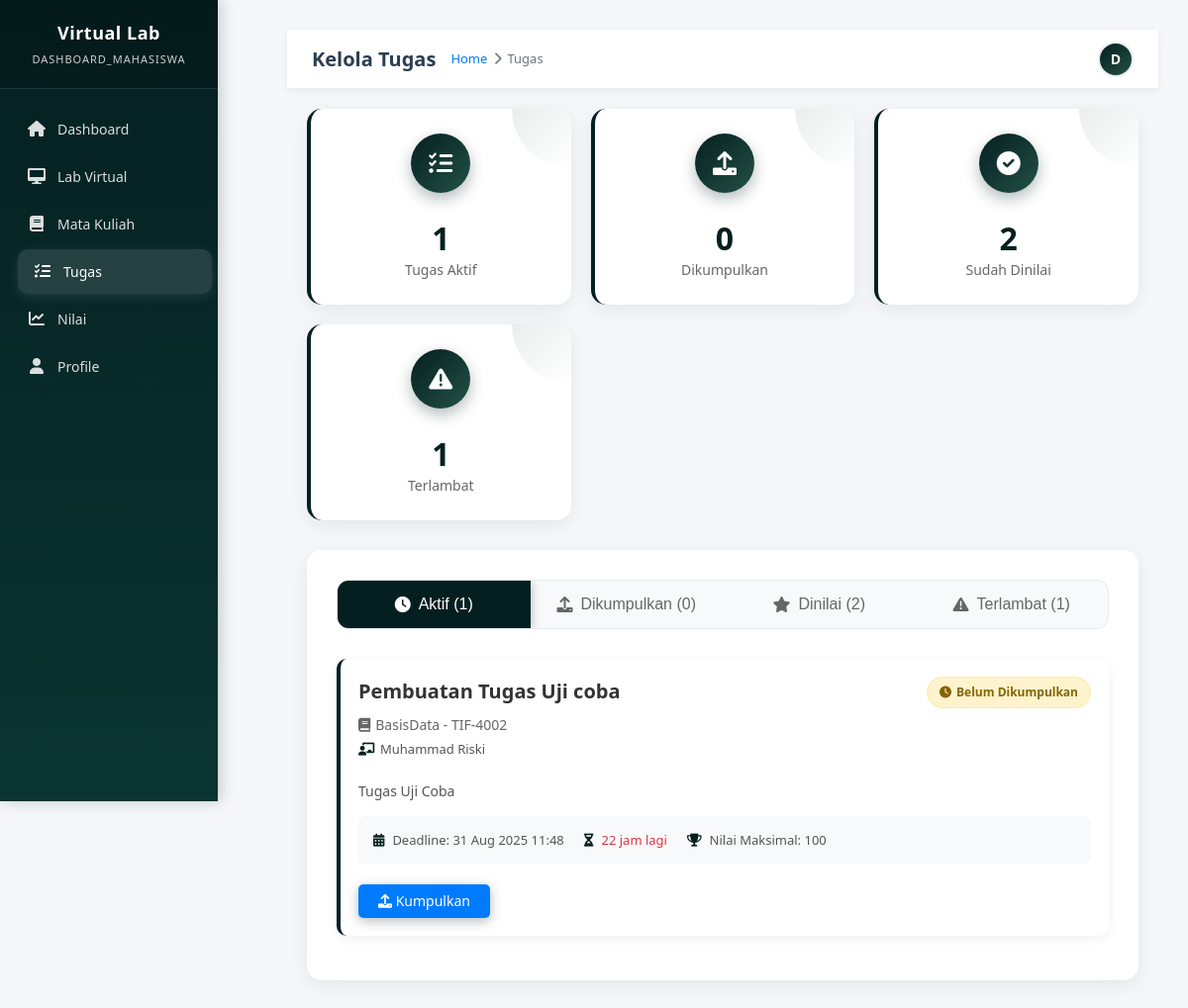
/mahasiswa/tugas.php (signed in), run on the app's committed database.
### tables this page shows
CREATE TABLE `assignment` (
  `assignment_id` int(11) NOT NULL,
  `id_tugas` int(11) NOT NULL,
  `id_matkul` int(11) NOT NULL,
  `title` varchar(200) NOT NULL,
  `description` text NOT NULL,
  `due_date` datetime NOT NULL,
  `max_score` int(11) DEFAULT 100,
  `attachment_path` varchar(500) DEFAULT NULL,
  `status` enum('draft','published','closed') DEFAULT 'draft',
  `allow_edit` tinyint(1) NOT NULL DEFAULT 0 COMMENT '0=Tidak Boleh, 1=Boleh Edit',
  `created_at` datetime DEFAULT current_timestamp(),
  `updated_at` datetime DEFAULT current_timestamp() ON UPDATE current_timestamp()
);

CREATE TABLE `course` (
  `course_id` int(11) NOT NULL,
  `kode_matkul` varchar(20) NOT NULL,
  `nama_matkul` varchar(100) NOT NULL,
  `id_dosen` int(11) NOT NULL,
  `semester` varchar(20) NOT NULL,
  `status` enum('active','inactive') DEFAULT 'active',
  `created_at` datetime DEFAULT current_timestamp(),
  `updated_at` datetime DEFAULT current_timestamp() ON UPDATE current_timestamp()
);

CREATE TABLE `users` (
  `user_id` int(11) NOT NULL,
  `username` varchar(100) NOT NULL,
  `password` varchar(255) NOT NULL,
  `email` varchar(100) NOT NULL,
  `full_name` varchar(255) NOT NULL,
  `phone_number` varchar(20) DEFAULT NULL,
  `role` enum('mahasiswa','dosen','admin') NOT NULL,
  `status` enum('active','inactive','pending') NOT NULL DEFAULT 'pending',
  `profile_picture` varchar(255) DEFAULT NULL,
  `password_reset_token` varchar(255) DEFAULT NULL,
  `password_verified` tinyint(1) DEFAULT 0,
  `last_login` datetime DEFAULT NULL,
  `created_at` datetime DEFAULT current_timestamp(),
  `updated_at` datetime DEFAULT current_timestamp() ON UPDATE current_timestamp()
);

### mahasiswa/tugas.php (the view, shortened to what this page needs)
<?php
$database = new Database();
$pdo = $database->getConnection();
$user_id = $_SESSION['user_id'];
$full_name = $_SESSION['full_name'];
function getAllAssignments($pdo, $user_id) {
    $sql = "
         SELECT
            a.assignment_id, a.title, a.description, a.due_date, a.max_score, a.attachment_path,
            a.status as assignment_status, a.allow_edit,
            c.nama_matkul, c.kode_matkul, c.course_id,
            s.submission_id, s.file_path, s.tanggal_dikumpulkan, s.score, s.feedback,
            s.status as submission_status, u.full_name as dosen_name
        FROM assignment a
        INNER JOIN course c ON a.id_matkul = c.course_id
        INNER JOIN enrollment e ON c.course_id = e.course_id
        INNER JOIN users u ON c.id_dosen = u.user_id
        LEFT JOIN submission s ON a.assignment_id = s.id_tugas AND s.id_mahasiswa = ?
        WHERE e.user_id = ? AND e.status = 'approved' AND a.status = 'published'
        ORDER BY a.due_date DESC
    ";
    $stmt = $pdo->prepare($sql);
    $stmt->execute([$user_id, $user_id]);
    return $stmt->fetchAll(PDO::FETCH_ASSOC);
}
function getAssignmentsByStatus($assignments) {
    $now = new DateTime();
    $categories = ['upcoming' => [], 'submitted' => [], 'graded' => [], 'overdue' => []];
    foreach ($assignments as $assignment) {
        $due_date = new DateTime($assignment['due_date']);
        if ($assignment['submission_status'] === 'graded') {
            $categories['graded'][] = $assignment;
        } elseif ($assignment['submission_id']) {
            $categories['submitted'][] = $assignment;
        } elseif ($due_date < $now) {
            $categories['overdue'][] = $assignment;
        } else {
            $categories['upcoming'][] = $assignment;
        }
    }
    return $categories;
}
function formatDeadline($deadline) {
    $now = new DateTime();
    $due = new DateTime($deadline);
    $diff = $now->diff($due);
    $totalHours = ($diff->days * 24) + $diff->h;
    if ($totalHours <= 48) {
        return $totalHours . " jam lagi";
    } else {
        return $diff->days . " hari lagi";
    }
}
function getStatusBadge($assignment) {
    $now = new DateTime();
    $due_date = new DateTime($assignment['due_date']);
    if ($assignment['submission_status'] === 'graded') {
        return '<span class="status-badge graded"><i class="fas fa-check-circle"></i> Dinilai</span>';
    } elseif ($assignment['submission_id']) {
        return '<span class="status-badge submitted"><i class="fas fa-upload"></i> Dikumpulkan</span>';
    } elseif ($due_date < $now) {
        return '<span class="status-badge overdue"><i class="fas fa-exclamation-triangle"></i> Terlambat</span>';
    } else {
        return '<span class="status-badge pending-badge"><i class="fas fa-clock"></i> Belum Dikumpulkan</span>';
    }
}
$allAssignments = getAllAssignments($pdo, $user_id);
$assignmentsByStatus = getAssignmentsByStatus($allAssignments);
?>
<!DOCTYPE html>
<html lang="id">
<head>
    <link rel="stylesheet" href="https://cdnjs.cloudflare.com/ajax/libs/font-awesome/6.0.0/css/all.min.css">
    <link rel="stylesheet" href="mahasiswa.css">
</head>
<body>
    <div class="main-content">
        <div class="top-nav">
            <div class="nav-left">
                <h1 class="page-title">Kelola Tugas</h1>
                <div class="breadcrumb">
                    <a href="dashboard_mahasiswa.php">Home</a>
                    <i class="fas fa-chevron-right"></i>
                    <span>Tugas</span>
                </div>
            </div>
            <div class="nav-right">
                <div class="user-menu">
                    <div class="user-avatar"><?php echo strtoupper(substr($full_name, 0, 1)); ?></div>
                </div>
            </div>
        </div>
        <div class="content-area">
            <div class="stats-grid">
                <div class="stat-card">
                    <div class="stat-header"><div class="stat-icon"><i class="fas fa-tasks"></i></div></div>
                    <div class="stat-number"><?php echo count($assignmentsByStatus['upcoming']); ?></div>
                    <div class="stat-label">Tugas Aktif</div>
                </div>
                <div class="stat-card">
                    <div class="stat-header"><div class="stat-icon"><i class="fas fa-upload"></i></div></div>
                    <div class="stat-number"><?php echo count($assignmentsByStatus['submitted']); ?></div>
                    <div class="stat-label">Dikumpulkan</div>
                </div>
                <div class="stat-card">
                     <div class="stat-header"><div class="stat-icon"><i class="fas fa-check-circle"></i></div></div>
                    <div class="stat-number"><?php echo count($assignmentsByStatus['graded']); ?></div>
                    <div class="stat-label">Sudah Dinilai</div>
                </div>
                <div class="stat-card">
                    <div class="stat-header"><div class="stat-icon"><i class="fas fa-exclamation-triangle"></i></div></div>
                    <div class="stat-number"><?php echo count($assignmentsByStatus['overdue']); ?></div>
                    <div class="stat-label">Terlambat</div>
                </div>
            </div>
            <div class="tabs-container">
                <div class="tabs">
                    <button class="tab active" onclick="switchTab(event, 'upcoming')"><i class="fas fa-clock"></i> Aktif (<?php echo count($assignmentsByStatus['upcoming']); ?>)</button>
                    <button class="tab" onclick="switchTab(event, 'submitted')"><i class="fas fa-upload"></i> Dikumpulkan (<?php echo count($assignmentsByStatus['submitted']); ?>)</button>
                    <button class="tab" onclick="switchTab(event, 'graded')"><i class="fas fa-star"></i> Dinilai (<?php echo count($assignmentsByStatus['graded']); ?>)</button>
                    <button class="tab" onclick="switchTab(event, 'overdue')"><i class="fas fa-exclamation-triangle"></i> Terlambat (<?php echo count($assignmentsByStatus['overdue']); ?>)</button>
                </div>
                <div id="upcoming" class="tab-content active">
                    <?php if (empty($assignmentsByStatus['upcoming'])): ?>
                        <div class="empty-state"><i class="fas fa-clipboard-check"></i><h3>Tidak Ada Tugas Aktif</h3><p>Semua tugas sudah dikumpulkan atau belum ada tugas baru.</p></div>
                    <?php else: ?>
                        <div class="assignment-grid">
                        <?php foreach ($assignmentsByStatus['upcoming'] as $assignment): ?>
                            <div class="assignment-item">
                                <div class="assignment-header">
                                    <div class="assignment-info">
                                        <h3 class="assignment-title"><?php echo htmlspecialchars($assignment['title']); ?></h3>
                                        <div class="assignment-course"><i class="fas fa-book"></i><?php echo htmlspecialchars($assignment['nama_matkul'] . ' - ' . $assignment['kode_matkul']); ?></div>
                                        <div class="info-item"><i class="fas fa-chalkboard-teacher"></i><?php echo htmlspecialchars($assignment['dosen_name']); ?></div>
                                    </div>
                                    <?php echo getStatusBadge($assignment); ?>
                                </div>
                                <?php if ($assignment['description']): ?><div class="assignment-description"><?php echo nl2br(htmlspecialchars($assignment['description'])); ?></div><?php endif; ?>
                                <div class="assignment-meta mt-15">
                                    <div class="meta-item"><i class="fas fa-calendar-alt"></i>Deadline: <?php echo date('d M Y H:i', strtotime($assignment['due_date'])); ?></div>
                                    <div class="meta-item <?php echo (strtotime($assignment['due_date']) - time() <= 86400*2) ? 'deadline-warning' : ''; ?>"><i class="fas fa-hourglass-half"></i><?php echo formatDeadline($assignment['due_date']); ?></div>
                                    <div class="meta-item"><i class="fas fa-trophy"></i>Nilai Maksimal: <?php echo $assignment['max_score']; ?></div>
                                </div>
                                <div class="assignment-actions mt-15">
                                    <a href="kumpul_tugas.php?id=<?php echo $assignment['assignment_id']; ?>" class="btn btn-primary"><i class="fas fa-upload"></i> Kumpulkan</a>
                                </div>
                            </div>
                        <?php endforeach; ?>
                        </div>
                    <?php endif; ?>
                </div>
            </div>
        </div>
    </div>
</body>
</html>

### mahasiswa/tugas.php (style rules this page uses)
.deadline-warning { color: #dc3545; font-weight: 500; }

### data on the page
assignment: title "Pembuatan Tugas Uji coba", id_matkul.kode_matkul "BasisData - TIF-4002", users.full_name "Muhammad Riski", shows "Belum Dikumpulkan", description "Tugas Uji Coba", due_date "31 Aug 2025 11:48", due_date "22 jam lagi", max_score "100"

### other printed values
substr($full_name, 0, 1) "D"
count($assignmentsByStatus['upcoming']) "1"
count($assignmentsByStatus['submitted']) "0"
count($assignmentsByStatus['graded']) "2"
count($assignmentsByStatus['overdue']) "1"
